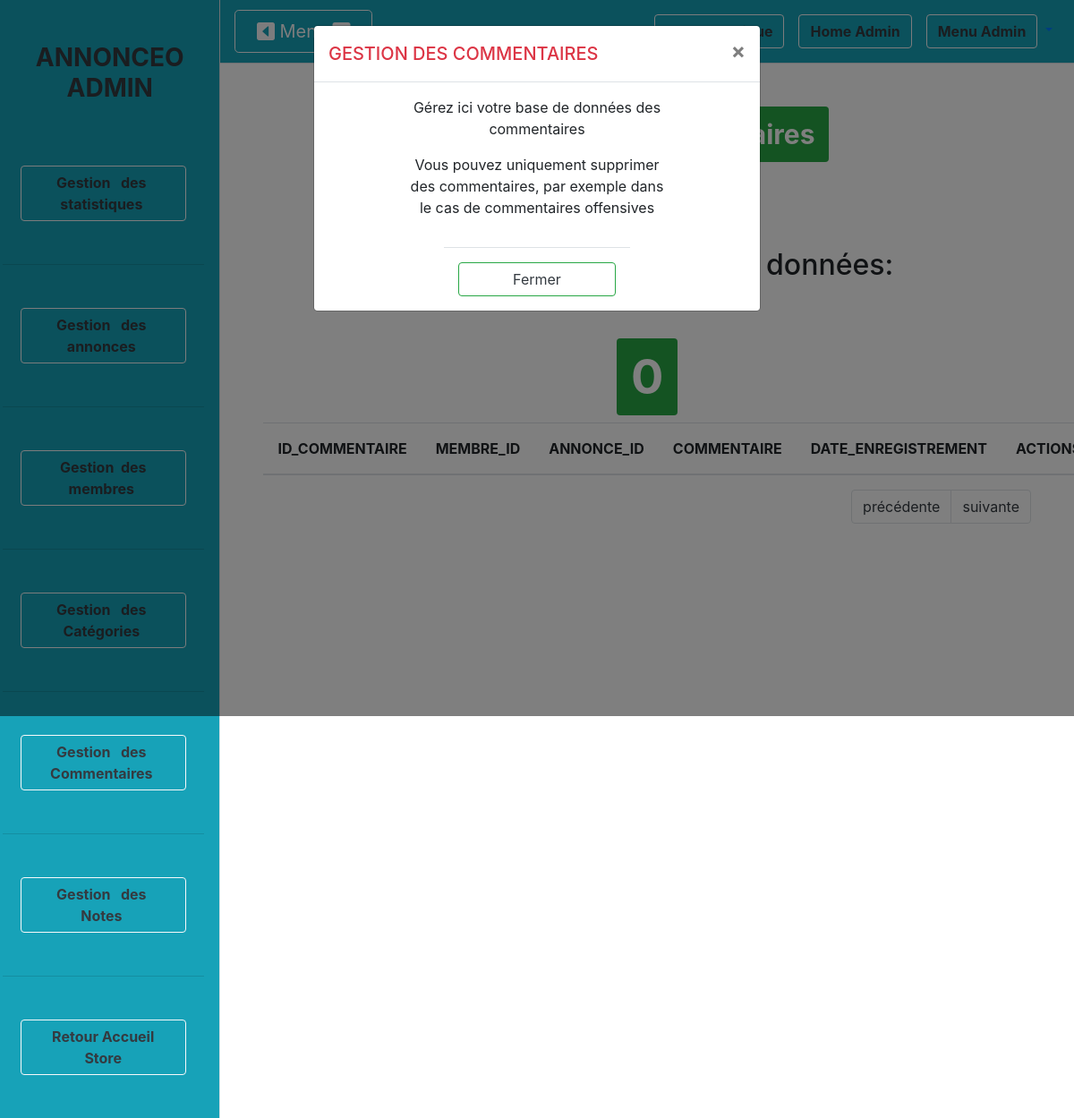
The page /admin/gestion_commentaires.php (signed in) on the database as committed earlier.
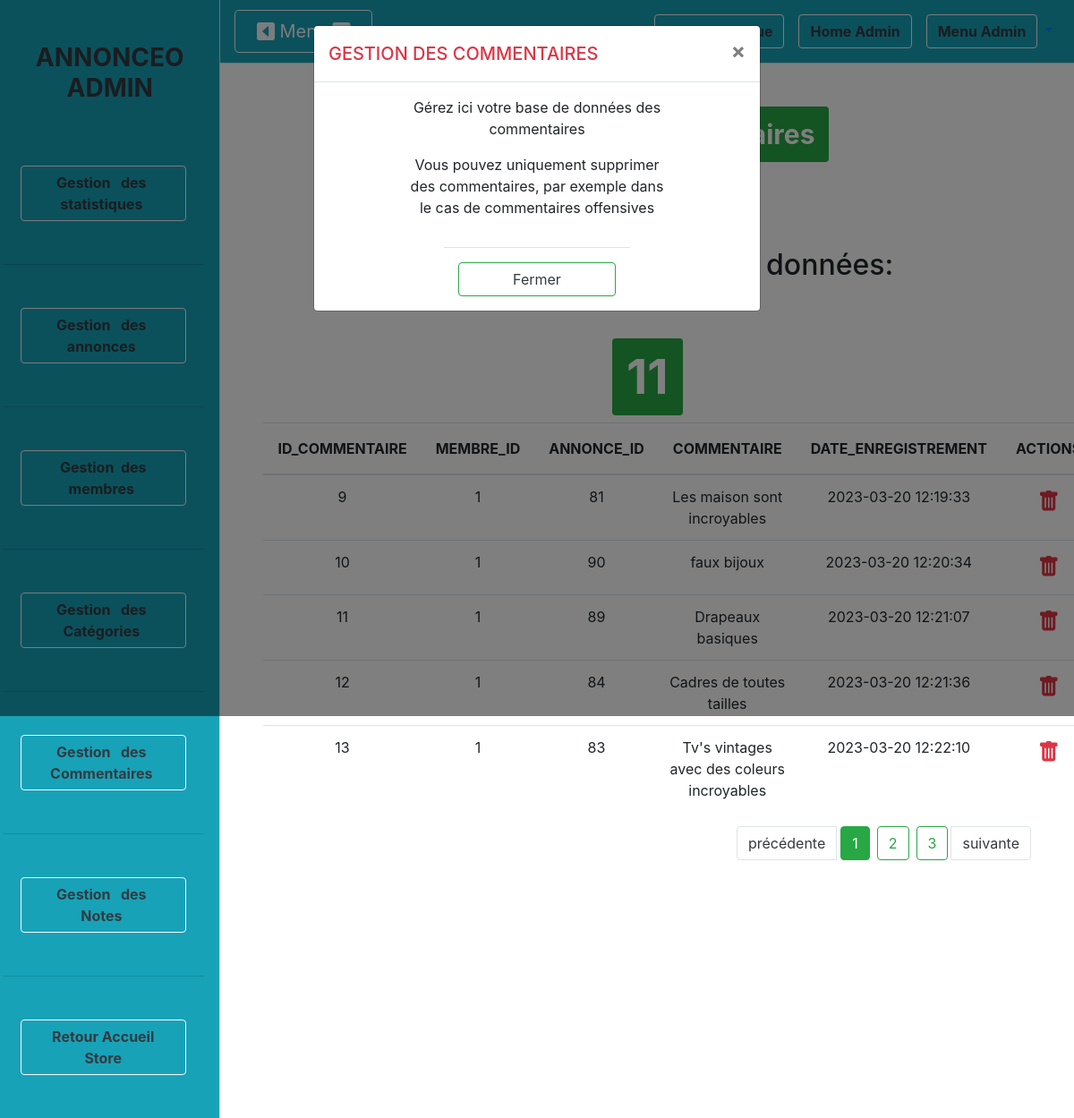
The same page on the database as committed later.
### tables this page shows
CREATE TABLE IF NOT EXISTS `commentaire` (
  `id_commentaire` int NOT NULL AUTO_INCREMENT,
  `membre_id` int NOT NULL,
  `annonce_id` int NOT NULL,
  `commentaire` text NOT NULL,
  `date_enregistrement` datetime NOT NULL,
  PRIMARY KEY (`id_commentaire`),
  KEY `membre_id` (`membre_id`),
  KEY `annonce_id` (`annonce_id`)
);

### admin/gestion_commentaires.php (the view, shortened to what this page needs)
<?php
require_once('../include/init.php');
if(isset($_GET['page']) && !empty($_GET['page'])){
    $pageCourante = (int) strip_tags($_GET['page']);
}else{
    $pageCourante = 1;
}
$queryCommentaire = $pdo->query(" SELECT COUNT(id_commentaire) AS nombreCommentaires FROM commentaire");
$resultatCommentaire = $queryCommentaire->fetch();
$nombreCommentaire = (int) $resultatCommentaire['nombreCommentaires'];
$pagination = 5;
$nombrePages = ceil($nombreCommentaire / $pagination);
$premierCommentaire = ($pageCourante - 1) * $pagination;
require_once('includeAdmin/header.php');
?>
<h1 class="text-center my-5">
    <div class="badge badge-success text-wrap p-3">Gestion de commentaires</div>
</h1>
<?php $nombreCommentaires = $pdo->query("SELECT id_commentaire FROM commentaire"); ?>
<h2 class="py-5 text-center">Commentaires en base de données:</h2>
<h3 class="text-center display-3">
    <div class="badge badge-success p-3"><?= $nombreCommentaires->rowCount() ?></div>
</h3>
<table class="table table-white text-center rounded-1">
    <?php $afficheCommentaire = $pdo->query("SELECT * FROM commentaire ORDER BY date_enregistrement ASC LIMIT $pagination OFFSET $premierCommentaire "); ?>
    <thead>
        <tr>
            <?php for ($i = 0; $i < $afficheCommentaire->columnCount(); $i++) :
                $colonne = $afficheCommentaire->getColumnMeta(($i)) ?>
                    <th class="p-3 text-uppercase"><?= $colonne['name'] ?></th>
            <?php endfor; ?>
            <th colspan=2 class="p-3 text-uppercase">Actions</th>
        </tr>
    </thead>
    <tbody>
        <?php while ($user = $afficheCommentaire->fetch(PDO::FETCH_ASSOC)) : ?>
            <tr>
                <?php foreach ($user as $key => $value) : ?>
                        <td><?= $value ?></td>
                <?php endforeach; ?>
                <td><a data-href="?action=delete&id_commentaire=<?= $user['id_commentaire'] ?>" data-toggle="modal" data-target="#confirm-delete"><i class="bi bi-trash-fill text-danger" style="font-size: 1.5rem;"></i></a></td>
            </tr>
        <?php endwhile; ?>
    </tbody>
</table>
<nav aria-label="">
    <ul class="pagination justify-content-end">
        <li class="page-item <?= ($pageCourante == 1) ? 'disabled' : "" ?> ">
            <a class="page-link text-dark" href="?page=<?= $pageCourante - 1 ?>" aria-label="Previous">
                <span aria-hidden="true">précédente</span>
            </a>
        </li>
        <?php for($page = 1; $page <= $nombrePages; $page++): ?>
        <li class="mx-1 page-item">
            <a class="btn btn-outline-success <?= ($pageCourante == $page) ? 'active' : "" ?>" href="?page=<?= $page ?>"><?= $page ?> </a>
        </li>
        <?php endfor; ?>
        <li class="page-item <?= ($pageCourante == $nombrePages)? 'disabled' : '' ?>">
            <a class="page-link text-dark" href="?page=<?= $pageCourante + 1 ?>" aria-label="Next">
                <span aria-hidden="true">suivante</span>
            </a>
        </li>
    </ul>
</nav>
<?php if (!isset($_GET['action']) && !isset($_GET['page'])) : ?>
    <div class="modal fade" id="myModalUsers" tabindex="-1" role="dialog" aria-labelledby="exampleModalLabel" aria-hidden="true">
        <div class="modal-dialog" role="document">
            <div class="modal-content">
                <div class="modal-header">
                    <h5 class="modal-title text-danger text-uppercase" id="exampleModalLabel">Gestion des commentaires</h5>
                    <button type="button" class="close" data-dismiss="modal" aria-label="Close">
                        <span aria-hidden="true">&times;</span>
                    </button>
                </div>
                <div class="modal-body col-8 mx-auto text-center">
                    <p>Gérez ici votre base de données des commentaires</p>
                    <p>Vous pouvez uniquement supprimer des commentaires, par exemple dans le cas de commentaires offensives</p>
                </div>
                <div class="modal-footer col-5 mx-auto">
                    <button type="button" class="btn btn-outline-success text-dark w-100" data-dismiss="modal">Fermer</button>
                </div>
            </div>
        </div>
    </div>
<?php endif; ?>
<?php require_once('includeAdmin/footer.php'); ?>

### admin/includeAdmin/header.php (shortened to what this page needs)
<!DOCTYPE html>
<html lang="en">
<head>
  <link href="vendor/bootstrap/css/bootstrap.min.css" rel="stylesheet">
  <link href="css/simple-sidebar.css" rel="stylesheet">
  <link rel="stylesheet" href="https://cdn.jsdelivr.net/npm/bootstrap-icons@1.4.0/font/bootstrap-icons.css">
  <link rel="stylesheet" type="text/css" href="https://cdn.datatables.net/1.10.22/css/dataTables.bootstrap4.min.css"/>
  <link rel="stylesheet" type="text/css" href="../css/stat.css"/>
</head>
<body>
  <div class="d-flex" id="wrapper">
    <div class="bg-info border-right" id="sidebar-wrapper">
      <div class="sidebar-heading text-dark text-center text-uppercase pt-5"><h3><strong>Annonceo Admin</strong></h3></div>
      <div class="list-group list-group-flush col-12 mx-auto">
        <a href="<?= URL ?>admin/statistiques.php" class="list-group-item list-group-item-action bg-info text-light py-5"><button type="button" class="btn btn-outline-light text-dark w-100"><strong>&nbspGestion &nbsp&nbspdes&nbsp&nbsp statistiques&nbsp</strong></button></a>
        <a href="<?= URL ?>admin/gestion_produit.php" class="list-group-item list-group-item-action bg-info text-light py-5"><button type="button" class="btn btn-outline-light text-dark w-100"><strong>&nbspGestion &nbsp&nbspdes&nbsp&nbsp annonces&nbsp</strong></button></a>
        <a href="<?= URL ?>admin/gestion_membre.php" class="list-group-item list-group-item-action bg-info text-light py-5"><button type="button" class="btn btn-outline-light text-dark w-100"><strong>&nbspGestion &nbspdes&nbsp membres&nbsp</strong></button></a>
        <a href="<?= URL ?>admin/gestion_categories.php" class="list-group-item list-group-item-action bg-info text-light py-5"><button type="button" class="btn btn-outline-light text-dark w-100"><strong>&nbspGestion &nbsp&nbspdes&nbsp&nbsp Catégories&nbsp</strong></button></a>
        <a href="<?= URL ?>admin/gestion_commentaires.php" class="list-group-item list-group-item-action bg-info text-light py-5"><button type="button" class="btn btn-outline-light text-dark w-100"><strong>&nbspGestion &nbsp&nbspdes&nbsp&nbsp Commentaires&nbsp</strong></button></a>
        <a href="<?= URL ?>admin/gestion_notes.php" class="list-group-item list-group-item-action bg-info text-light py-5"><button type="button" class="btn btn-outline-light text-dark w-100"><strong>&nbspGestion &nbsp&nbspdes&nbsp&nbsp Notes&nbsp</strong></button></a>
        <a href="<?= URL ?>index.php" class="list-group-item list-group-item-action bg-info text-light py-5"><button type="button" class="btn btn-outline-light text-dark w-100"><strong>Retour Accueil Store</strong></button></a>
      </div>
    </div>
  <div id="page-content-wrapper">
    <nav class="navbar navbar-expand-lg navbar-info bg-info border-bottom">
      <button class="btn btn-lg btn-outline-light col-2" id="menu-toggle"><i class="bi bi-caret-left-square-fill"></i> Menu <i class="bi bi-caret-right-square-fill"></i></button>
  <div class="collapse navbar-collapse" id="navbarSupportedContent">
    <ul class="navbar-nav ml-auto mt-2 mt-lg-0">
      <li class="nav-item">
        <a class="nav-link" href="<?= URL ?>index.php"><button type="button" class="btn btn-outline-light text-dark"><strong>Home Boutique</strong></button></a>
      </li>
      <li class="nav-item">
        <a class="nav-link" href="<?= URL ?>admin/index.php"><button type="button" class="btn btn-outline-light text-dark"><strong>Home Admin</strong></button></a>
      </li>
      <li class="nav-item dropdown">
        <a class="nav-link dropdown-toggle" href="#" id="navbarDropdown" role="button" data-toggle="dropdown" aria-haspopup="true" aria-expanded="false">
        <button type="button" class="btn btn-outline-light text-dark"><strong>Menu Admin</strong></button>
        </a>
      </li>
    </ul>
  </div>
</nav>
<div class="m-5">

### admin/includeAdmin/footer.php (shortened to what this page needs)
</div>
    </div>
</div>
</body>
</html>

### admin/css/simple-sidebar.css (style rules this page uses)
#wrapper { overflow-x: hidden; }
#sidebar-wrapper { min-height: 100vh; margin-left: -15rem; -webkit-transition: margin .25s ease-out; -moz-transition: margin .25s ease-out; -o-transition: margin .25s ease-out; transition: margin .25s ease-out; }
#sidebar-wrapper .sidebar-heading { padding: 0.875rem 1.25rem; font-size: 1.2rem; }
#sidebar-wrapper .list-group { width: 15rem; }
#page-content-wrapper { min-width: 100vw; }
@media (min-width: 768px) { #sidebar-wrapper { margin-left: 0; } }
@media (min-width: 768px) { #page-content-wrapper { min-width: 0; width: 100%; } }

Rows that differ between the two databases and show on the page:
added commentaire: id_commentaire "9", membre "1", annonce "81", commentaire "Les maison sont incroyables", date_enregistrement "2023-03-20 12:19:33"
added commentaire: id_commentaire "10", membre "1", annonce "90", commentaire "faux bijoux", date_enregistrement "2023-03-20 12:20:34"
added commentaire: id_commentaire "11", membre "1", annonce "89", commentaire "Drapeaux basiques", date_enregistrement "2023-03-20 12:21:07"
added commentaire: id_commentaire "12", membre "1", annonce "84", commentaire "Cadres de toutes tailles", date_enregistrement "2023-03-20 12:21:36"
added commentaire: id_commentaire "13", membre "1", annonce "83", commentaire "Tv's vintages avec des coleurs incroyables", date_enregistrement "2023-03-20 12:22:10"
Other text that changed with them:
$nombreCommentaires->rowCount(): "0" → "11"
new list line: "1"
new list line: "2"
new list line: "3"
